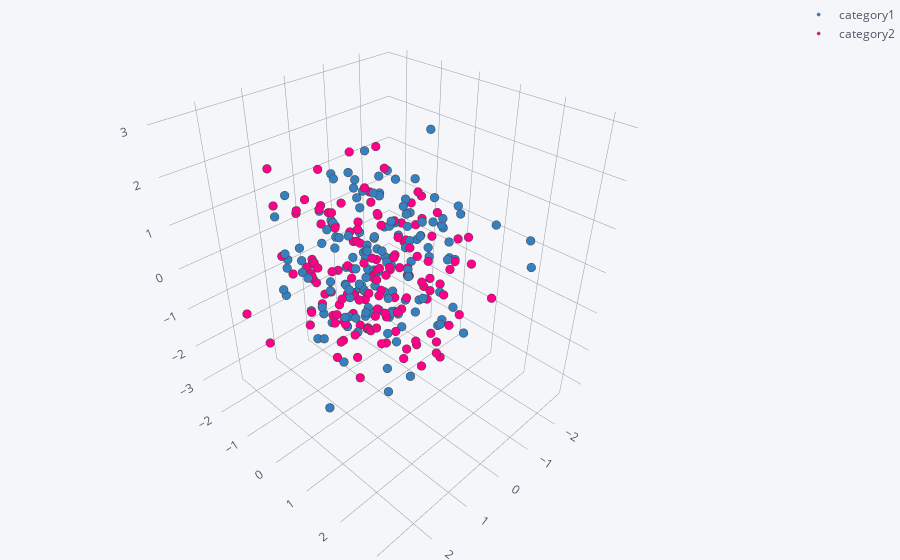

Notebook code cell kept with this figure:
### Code cell
# 常规的3D散点图，可以用作聚类结果的展示
cf.datagen.scatter3d(2,150,mode='stocks').iplot(kind='scatter3d',x='x',y='y',z='z',size=3,categories='categories',text='text',
                             title='Cufflinks - Scatter 3D Chart',colors=['blue','pink'],width=0.5,margin=(0,0,0,0),
                             opacity=1)

### Figure 1 — Plotly figure (JSON) as saved in the notebook; plotly's stock layout.template omitted (floating-point values rounded to 4 significant figures; data arrays with more than 128 entries replaced by an {"elided": "..."} marker saying what was removed)
{"data": [{"marker": {"color": "rgba(55, 128, 191, 1.0)", "line": {"width": 0.5}, "opacity": 1, "size": 3, "symbol": "circle"}, "mode": "markers", "name": "category1", "text": {"elided": "150 str values"}, "textfont": {"color": "#4D5663"}, "type": "scatter3d", "uid": "c15917ae-b3d5-4f93-a6de-67d46d67ac50", "x": {"elided": "150 float values"}, "y": {"elided": "150 float values"}, "z": {"elided": "150 float values"}}, {"marker": {"color": "rgba(255, 0, 136, 1.0)", "line": {"width": 0.5}, "opacity": 1, "size": 3, "symbol": "circle"}, "mode": "markers", "name": "category2", "text": {"elided": "150 str values"}, "textfont": {"color": "#4D5663"}, "type": "scatter3d", "uid": "ec1c320c-55ba-42d5-8027-0497bfb77217", "x": {"elided": "150 float values"}, "y": {"elided": "150 float values"}, "z": {"elided": "150 float values"}}], "layout": {"legend": {"bgcolor": "#F5F6F9", "font": {"color": "#4D5663"}}, "margin": {"b": 0, "l": 0, "r": 0, "t": 0}, "paper_bgcolor": "#F5F6F9", "plot_bgcolor": "#F5F6F9", "scene": {"xaxis": {"gridcolor": "#9499A3", "showgrid": true, "tickfont": {"color": "#4D5663"}, "title": {"font": {"color": "#4D5663"}, "text": ""}, "zerolinecolor": "#9499A3"}, "yaxis": {"gridcolor": "#9499A3", "showgrid": true, "tickfont": {"color": "#4D5663"}, "title": {"font": {"color": "#4D5663"}, "text": ""}, "zerolinecolor": "#9499A3"}, "zaxis": {"gridcolor": "#9499A3", "showgrid": true, "tickfont": {"color": "#4D5663"}, "title": {"font": {"color": "#4D5663"}, "text": ""}, "zerolinecolor": "#9499A3"}}, "title": {"font": {"color": "#4D5663"}, "text": "Cufflinks - Scatter 3D Chart"}}}
